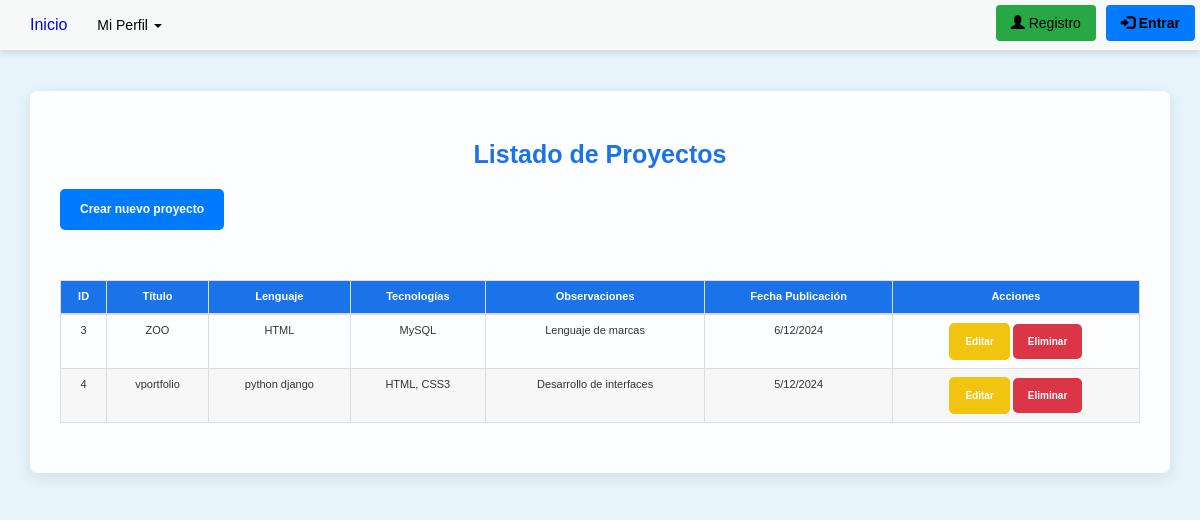
The page /listar_proyectos on the database its author committed.
### appportfolio/models.py (models this page shows, shortened)
class Proyecto(models.Model):
    id = models.AutoField(primary_key=True)
    titulo = models.CharField("Título proyecto", max_length=50, null=True, blank=True)
    lenguaje = models.CharField("Lenguaje principal", max_length=30, null=True, blank=True)
    tecnologias = models.CharField("Tecnologías", max_length=100, null=True, blank=True)
    observaciones = models.CharField('Observaciones', max_length=100, null=True, blank=True)
    fecha_publicacion = models.DateTimeField("Fecha publicación", null=True, blank=True)
    class Meta:
        verbose_name = 'Proyecto'  # puede ser otro nombre
        verbose_name_plural = 'Proyectos'
        ordering = ['id']

### appportfolio/views.py (the view)
# urls.py: path('listar_proyectos', views.listar_proyectos, name='listar_proyectos'),
def listar_proyectos(request):
    proyectos = Proyecto.objects.all()
    return render(request, 'listar_proyectos.html', {'proyectos': proyectos})

### templates/listar_proyectos.html (shortened to what this page needs)
{% extends "base.html" %}
{% load static %}
{% block head %}
<link rel="stylesheet" href="https://maxcdn.bootstrapcdn.com/bootstrap/3.3.5/css/bootstrap.min.css">
<link rel="stylesheet" href="{% static 'css/cssListarProyectos.css' %}">
{% endblock %}
{% block content %}
<br><br><br><br>
<div class="container1">
    <h1>Listado de Proyectos</h1>
    <a href="{% url 'crear_proyecto' %}" class="btn btn-primary mb-3">Crear nuevo proyecto</a>
    <table class="table table-bordered">
        <thead>
            <tr>
                <th>ID</th>
                <th>Título</th>
                <th>Lenguaje</th>
                <th>Tecnologías</th>
                <th>Observaciones</th>
                <th>Fecha Publicación</th>
                <th>Acciones</th>
            </tr>
        </thead>
        <tbody>
            {% for proyecto in proyectos %}
                <tr>
                    <td>{{ proyecto.id }}</td>
                    <td>{{ proyecto.titulo }}</td>
                    <td>{{ proyecto.lenguaje }}</td>
                    <td>{{ proyecto.tecnologias }}</td>
                    <td>{{ proyecto.observaciones }}</td>
                    <td>{{ proyecto.fecha_publicacion|date:"j/m/Y" }}</td>
                    <td>
                        <a href="{% url 'editar_proyecto' proyecto.id %}" class="btn btn-warning btn-sm">Editar</a>
                        <a href="{% url 'eliminar_proyecto' proyecto.id %}" class="btn btn-danger btn-sm" onclick="return confirm('¿Seguro que quieres eliminar este proyecto?');">Eliminar</a>
                    </td>
                </tr>
            {% empty %}
                <tr>
                    <td colspan="7">No hay proyectos registrados.</td>
                </tr>
            {% endfor %}
        </tbody>
    </table>
</div>
{% endblock %}

### static/css/cssListarProyectos.css (style rules this page uses)
body { font-family: 'Arial', sans-serif; background-color: #e8f4fc; color: #333; margin: 0; padding: 0; font-size: 1rem; }
.container1 { background: rgba(255, 255, 255, 0.9); padding: 30px; border-radius: 8px; box-shadow: 0px 4px 15px rgba(0, 0, 0, 0.1); max-width: 1200px; margin: 20px auto; }
h1 { font-size: 2.5rem; color: #1a73e8; text-align: center; margin-bottom: 20px; font-weight: bold; }
.btn-primary { background-color: #1a73e8; border-color: #1a73e8; color: white; font-weight: bold; padding: 12px 20px; font-size: 1.2rem; transition: background-color 0.3s ease, transform 0.2s; border-radius: 5px; }
.btn-warning { background-color: #f1c40f; border-color: #f1c40f; color: white; font-weight: bold; padding: 10px 15px; font-size: 1rem; border-radius: 5px; }
.btn-danger { background-color: #e74c3c; border-color: #e74c3c; color: white; font-weight: bold; padding: 10px 15px; font-size: 1rem; border-radius: 5px; }
.table { width: 100%; border-collapse: collapse; margin-top: 30px; }
.table th { background-color: #1a73e8; color: white; text-align: center; padding: 15px; font-size: 1.1rem; border-bottom: 2px solid #0c56b8; }
.table td { text-align: center; padding: 15px; font-size: 1.1rem; border: 1px solid #ddd; }
.table tr:nth-child(even) { background-color: #f7f7f7; }
a { text-decoration: none; font-size: 1.1rem; }
.mb-3 { margin-bottom: 20px; }

### static/css/cssNavbar.css (style rules this page uses)
.btn-primary { background-color: #007bff; border: none; color: white; }
.btn-danger { background-color: #dc3545; border: none; color: white; }

### rows shown on the page
Proyecto: id "3", titulo "ZOO", lenguaje "HTML", tecnologias "MySQL", observaciones "Lenguaje de marcas", fecha_publicacion "6/12/2024"
Proyecto: id "4", titulo "vportfolio", lenguaje "python django", tecnologias "HTML, CSS3", observaciones "Desarrollo de interfaces", fecha_publicacion "5/12/2024"
